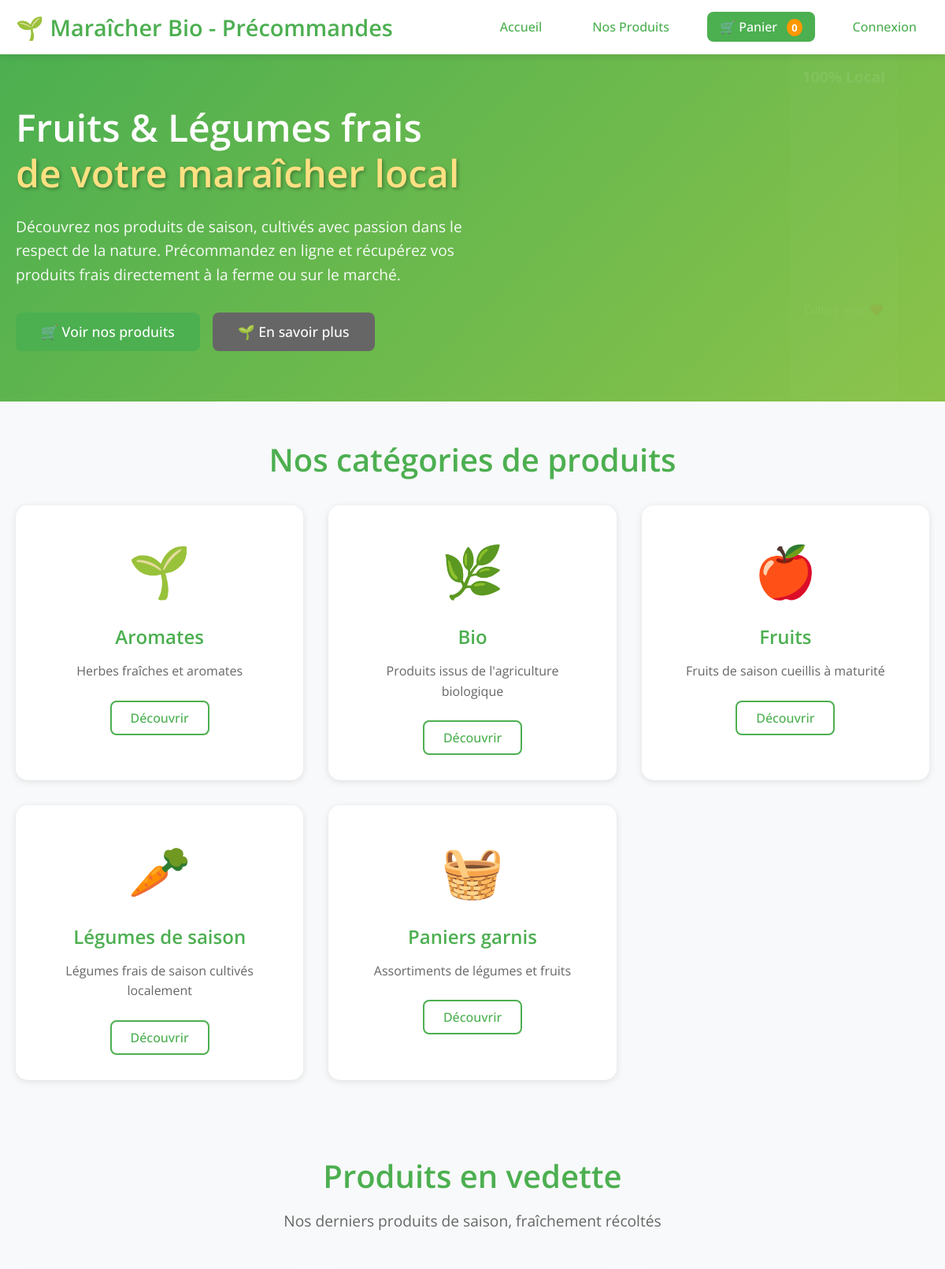
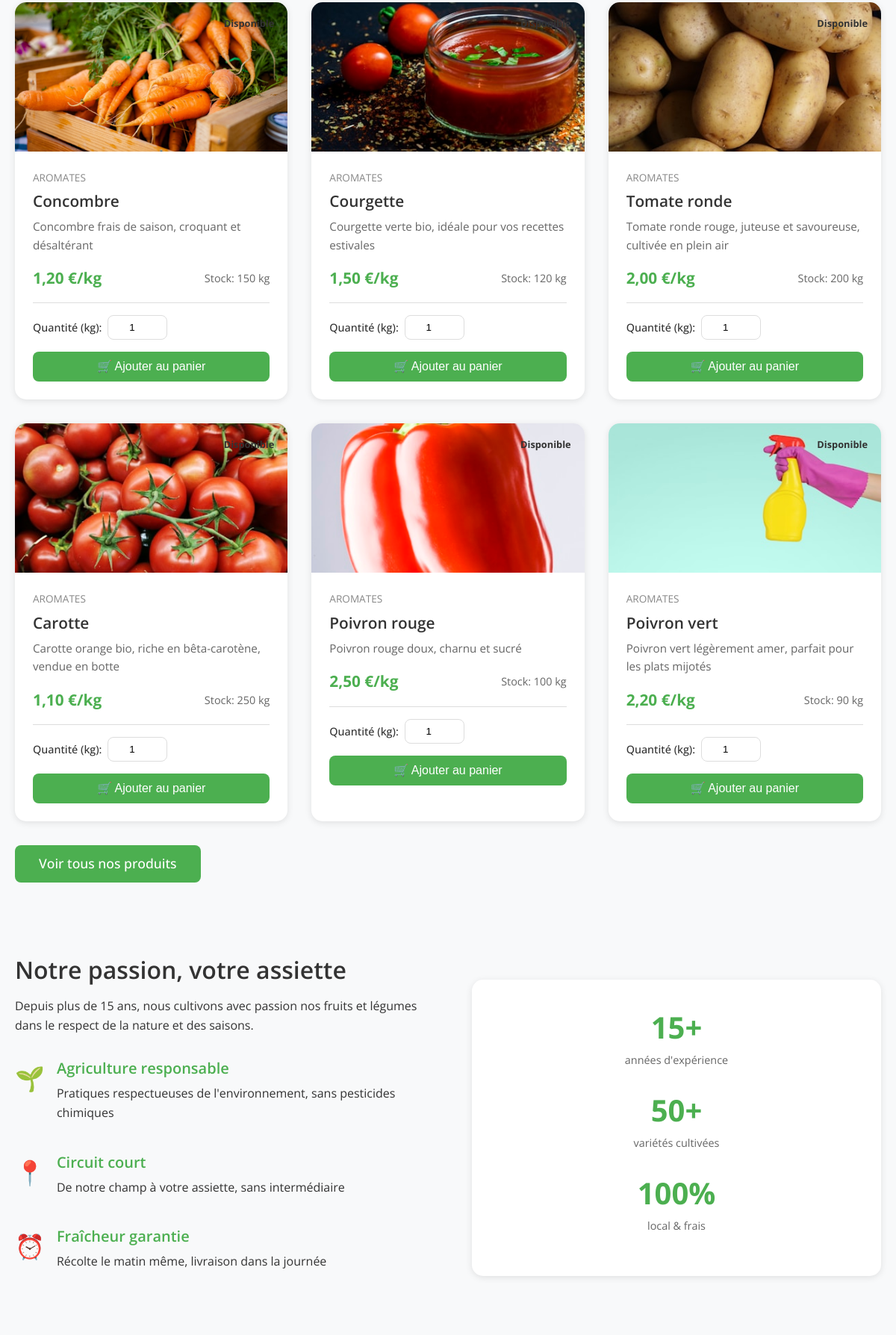
The page / (upper part) on the database its author committed (2 pictures, top to bottom).
### tables this page shows
CREATE TABLE `categories` (
  `id` int(11) NOT NULL,
  `nom` varchar(50) NOT NULL,
  `description` text DEFAULT NULL,
  `actif` tinyint(1) DEFAULT 1
);

CREATE TABLE `produits` (
  `id` int(11) NOT NULL,
  `nom` varchar(100) NOT NULL,
  `description` text DEFAULT NULL,
  `prix` decimal(10,2) NOT NULL,
  `stock` int(11) NOT NULL DEFAULT 0,
  `image` varchar(255) DEFAULT NULL,
  `categorie_id` int(11) DEFAULT NULL,
  `actif` tinyint(1) DEFAULT 1,
  `date_creation` datetime DEFAULT current_timestamp()
);

### includes/config.php (called while the page is built, shortened)
<?php
function format_price($price) {
    return number_format($price, 2, ',', ' ') . ' €';
}
?>

### index.php (the view, shortened to what this page needs)
<?php
require_once 'includes/config.php';
include 'includes/header.php';
$stmt = $pdo->prepare("
    SELECT p.*, c.nom as categorie_nom
    FROM produits p
    LEFT JOIN categories c ON p.categorie_id = c.id
    WHERE p.actif = 1 AND p.stock > 0
    ORDER BY p.date_creation DESC
    LIMIT 6
");
$stmt->execute();
$produits_vedette = $stmt->fetchAll();
$stmt = $pdo->query("SELECT * FROM categories WHERE actif = 1 ORDER BY nom");
$categories = $stmt->fetchAll();
?>
<section class="hero">
    <div class="container">
        <div class="hero-content">
            <h2>Fruits & Légumes frais<br><span class="highlight">de votre maraîcher local</span></h2>
            <p class="hero-text">
                Découvrez nos produits de saison, cultivés avec passion dans le respect de la nature.
                Précommandez en ligne et récupérez vos produits frais directement à la ferme ou sur le marché.
            </p>
            <div class="hero-actions">
                <a href="catalogue.php" class="btn btn-primary btn-large">
                    🛒 Voir nos produits
                </a>
                <a href="#about" class="btn btn-secondary btn-large">
                    🌱 En savoir plus
                </a>
            </div>
        </div>
        <div class="hero-image">
            <div class="hero-badge">
                <span class="badge-text">100% Local</span>
                <span class="badge-subtext">Cultivé avec ❤️</span>
            </div>
        </div>
    </div>
</section>
<section class="categories-section">
    <div class="container">
        <h2 class="section-title">Nos catégories de produits</h2>
        <div class="categories-grid">
            <?php foreach ($categories as $categorie): ?>
                <div class="category-card">
                    <div class="category-icon">
                        <?php
                        $icons = [
                            'Légumes de saison' => '🥕',
                            'Fruits' => '🍎',
                            'Paniers garnis' => '🧺',
                            'Bio' => '🌿',
                            'Aromates' => '🌱'
                        ];
                        echo $icons[$categorie['nom']] ?? '🥬';
                        ?>
                    </div>
                    <h3><?php echo htmlspecialchars($categorie['nom']); ?></h3>
                    <p><?php echo htmlspecialchars($categorie['description']); ?></p>
                    <a href="catalogue.php?categorie=<?php echo $categorie['id']; ?>" class="btn btn-outline">
                        Découvrir
                    </a>
                </div>
            <?php endforeach; ?>
        </div>
    </div>
</section>
<section class="featured-products">
    <div class="container">
        <h2 class="section-title">Produits en vedette</h2>
        <p class="section-subtitle">Nos derniers produits de saison, fraîchement récoltés</p>
        <?php if (!empty($produits_vedette)): ?>
            <div class="products-grid">
                <?php foreach ($produits_vedette as $produit): ?>
                    <div class="product-card">
                        <div class="product-image">
                            <?php if ($produit['image']): ?>
                                <img src="assets/uploads/<?php echo htmlspecialchars($produit['image']); ?>"
                                     alt="<?php echo htmlspecialchars($produit['nom']); ?>">
                            <?php else: ?>
                                <div class="no-image">📦</div>
                            <?php endif; ?>
                            <div class="product-badge">
                                <span>Disponible</span>
                            </div>
                        </div>
                        <div class="product-info">
                            <div class="product-category">
                                <?php echo htmlspecialchars($produit['categorie_nom'] ?? 'Divers'); ?>
                            </div>
                            <h3 class="product-title"><?php echo htmlspecialchars($produit['nom']); ?></h3>
                            <p class="product-description">
                                <?php echo htmlspecialchars(substr($produit['description'], 0, 80)); ?>
                            </p>
                            <div class="product-details">
                                <div class="product-price"><?php echo format_price($produit['prix']); ?>/kg</div>
                                <div class="product-stock">Stock: <?php echo $produit['stock']; ?> kg</div>
                            </div>
                            <form method="post" action="client/panier.php" onsubmit="return addToCart(this)" class="add-to-cart-form">
                                <div class="quantity-controls">
                                    <label for="quantite_<?php echo $produit['id']; ?>">Quantité (kg):</label>
                                    <input type="number"
                                           id="quantite_<?php echo $produit['id']; ?>"
                                           name="quantite"
                                           min="0.5"
                                           max="<?php echo $produit['stock']; ?>"
                                           step="0.5"
                                           value="1"
                                           class="quantity-input">
                                </div>
                                <button type="submit" class="btn btn-primary btn-full">
                                    🛒 Ajouter au panier
                                </button>
                            </form>
                        </div>
                    </div>
                <?php endforeach; ?>
            </div>
            <div class="section-actions">
                <a href="catalogue.php" class="btn btn-primary btn-large">
                    Voir tous nos produits
                </a>
            </div>
        <?php endif; ?>
    </div>
</section>
<section id="about" class="about-section">
    <div class="container">
        <div class="about-content">
            <div class="about-text">
                <h2>Notre passion, votre assiette</h2>
                <p class="lead">
                    Depuis plus de 15 ans, nous cultivons avec passion nos fruits et légumes
                    dans le respect de la nature et des saisons.
                </p>
                <div class="about-features">
                    <div class="feature">
                        <div class="feature-icon">🌱</div>
                        <div class="feature-text">
                            <h4>Agriculture responsable</h4>
                            <p>Pratiques respectueuses de l'environnement, sans pesticides chimiques</p>
                        </div>
                    </div>
                    <div class="feature">
                        <div class="feature-icon">📍</div>
                        <div class="feature-text">
                            <h4>Circuit court</h4>
                            <p>De notre champ à votre assiette, sans intermédiaire</p>
                        </div>
                    </div>
                    <div class="feature">
                        <div class="feature-icon">⏰</div>
                        <div class="feature-text">
                            <h4>Fraîcheur garantie</h4>
                            <p>Récolte le matin même, livraison dans la journée</p>
                        </div>
                    </div>
                </div>
            </div>
            <div class="about-image">
                <div class="stats-card">
                    <div class="stat">
                        <div class="stat-number">15+</div>
                        <div class="stat-label">années d'expérience</div>
                    </div>
                    <div class="stat">
                        <div class="stat-number">50+</div>
                        <div class="stat-label">variétés cultivées</div>
                    </div>
                    <div class="stat">
                        <div class="stat-number">100%</div>
                        <div class="stat-label">local & frais</div>
                    </div>
                </div>
            </div>
        </div>
    </div>
</section>
<?php include 'includes/footer.php'; ?>

### rows shown on the page
categories: nom "🌱", nom "Aromates", description "Herbes fraîches et aromates"
categories: nom "🌿", nom "Bio", description "Produits issus de l'agriculture biologique"
categories: nom "🍎", nom "Fruits", description "Fruits de saison cueillis à maturité"
categories: nom "🥕", nom "Légumes de saison", description "Légumes frais de saison cultivés localement"
categories: nom "🧺", nom "Paniers garnis", description "Assortiments de légumes et fruits"
produits: image (picture), categorie.nom "AROMATES", nom "Concombre", description "Concombre frais de saison, croquant et désaltérant", prix "1,20 €", stock "150", quantite "1"
produits: image (picture), categorie.nom "AROMATES", nom "Courgette", description "Courgette verte bio, idéale pour vos recettes estivales", prix "1,50 €", stock "120", quantite "1"
produits: image (picture), categorie.nom "AROMATES", nom "Tomate ronde", description "Tomate ronde rouge, juteuse et savoureuse, cultivée en plein air", prix "2,00 €", stock "200", quantite "1"
produits: image (picture), categorie.nom "AROMATES", nom "Carotte", description "Carotte orange bio, riche en bêta-carotène, vendue en botte", prix "1,10 €", stock "250", quantite "1"
produits: image (picture), categorie.nom "AROMATES", nom "Poivron rouge", description "Poivron rouge doux, charnu et sucré", prix "2,50 €", stock "100", quantite "1"
produits: image (picture), categorie.nom "AROMATES", nom "Poivron vert", description "Poivron vert légèrement amer, parfait pour les plats mijotés", prix "2,20 €", stock "90", quantite "1"

### other values the page prints
SITE_NAME "Maraîcher Bio - Précommandes"
$cart_count "0"
